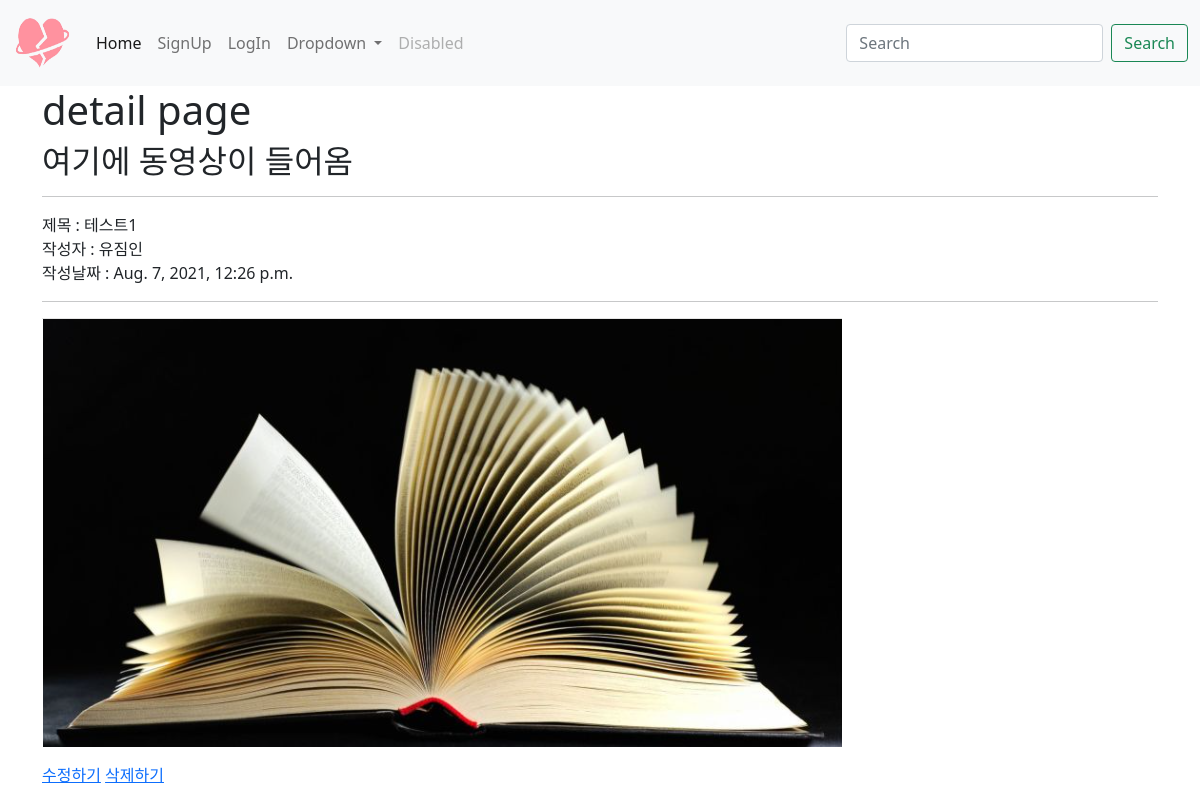
Screenshot of /videoApp/1 with the database file from the repository.
### videoApp/models.py (models this page shows, shortened)
class Video(models.Model) :
    title = models.CharField(max_length=200)         # 영상 제목
    writer = models.CharField(max_length=100)        # 영상 작성자
    youtube = models.CharField(max_length=100)       # 유튜브 공유 속성 중 다른 값
    pub_date = models.DateTimeField()                # 게시물 올린 날짜
    image = models.ImageField(upload_to = "videoApp/", blank=True, null=True)   # 유튜브 영상 이미지

### videoApp/views.py (the view)
# urls.py: path('<str:id>', detailVideo, name="detailVideo"),
def detailVideo(request,id):                                         #영상 1개 보여주는 디테일 페이지
    video = get_object_or_404(Video, pk = id)                        # models.py에서 Video를 가져와서 video에 넣음
    return render(request,'detail_video.html',{'video':video})       # detail_video.html로 video를 보내줌

### videoApp/templates/detail_video.html (shortened to what this page needs)
{% extends 'base.html' %}
{% block content %}
<!DOCTYPE html>
<html lang="en">
<head>
</head>
<body>
    <h1>detail page</h1>
    <h2>여기에 동영상이 들어옴</h2>
    <hr>
    제목 : {{video.title}}<br>
    작성자 : {{video.writer}}<br>
    작성날짜 : {{video.pub_date}}<br>
    <hr>
    {% if video.image %}
        <p><img src="{{video.image.url}}" alt=""></p>
    {% endif %}
    <a href="{%url 'editVideo' video.id%}">수정하기</a>
    <a href="{%url 'deleteVideo' video.id%}"> 삭제하기</a>
</body>
</html>
{% endblock %}

### rows the page displays
Video: title "테스트1", writer "유짐인", pub_date "Aug. 7, 2021, 12:26 p.m.", image (picture)
